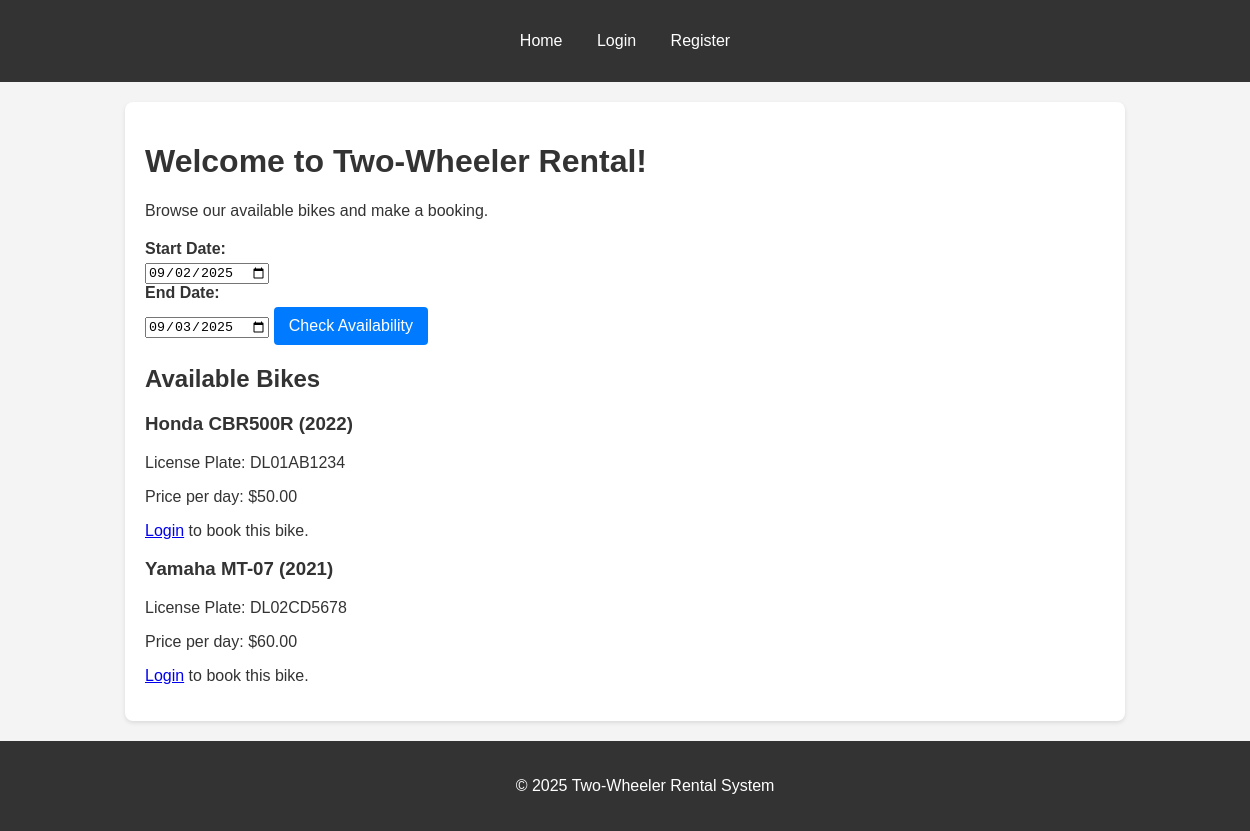
The page / on the database its author committed.
### tables this page shows
CREATE TABLE IF NOT EXISTS `bikes` (
    `id` INT AUTO_INCREMENT PRIMARY KEY,
    `make` VARCHAR(255) NOT NULL,
    `model` VARCHAR(255) NOT NULL,
    `year` INT,
    `license_plate` VARCHAR(50) UNIQUE NOT NULL,
    `rental_price_per_day` DECIMAL(10, 2) NOT NULL,
    `availability_status` ENUM('available', 'rented', 'maintenance') DEFAULT 'available',
    `image_url` VARCHAR(255) DEFAULT NULL,
    `created_at` TIMESTAMP DEFAULT CURRENT_TIMESTAMP
);

### index.php (the view, shortened to what this page needs)
<?php
require_once 'includes/header.php';
$bikes = [];
$start_date = isset($_GET['start_date']) ? $_GET['start_date'] : date('Y-m-d');
$end_date = isset($_GET['end_date']) ? $_GET['end_date'] : date('Y-m-d', strtotime('+1 day'));
if ($start_date >= $end_date) {
    $message = "End date must be after start date.";
} else {
    $sql = "SELECT * FROM bikes WHERE availability_status = 'available' AND id NOT IN (
                SELECT bike_id FROM bookings
                WHERE (start_date <= ? AND end_date >= ?)
                   OR (start_date <= ? AND end_date >= ?)
                   OR (start_date >= ? AND end_date <= ?)
            )";
    $stmt = $conn->prepare($sql);
    $stmt->bind_param("ssssss", $start_date, $start_date, $end_date, $end_date, $start_date, $end_date);
    $stmt->execute();
    $result = $stmt->get_result();
    while ($row = $result->fetch_assoc()) {
        $bikes[] = $row;
    }
}
?>
<h1>Welcome to Two-Wheeler Rental!</h1>
<p>Browse our available bikes and make a booking.</p>
<form action="index.php" method="GET">
    <label for="start_date">Start Date:</label>
    <input type="date" id="start_date" name="start_date" value="<?php echo $start_date; ?>" required>
    <label for="end_date">End Date:</label>
    <input type="date" id="end_date" name="end_date" value="<?php echo $end_date; ?>" required>
    <button type="submit">Check Availability</button>
</form>
<h2>Available Bikes</h2>
<div class="bike-list">
    <?php if (count($bikes) > 0): ?>
        <?php foreach ($bikes as $bike): ?>
            <div class="bike-card">
                <h3><?php echo htmlspecialchars($bike['make']) . ' ' . htmlspecialchars($bike['model']); ?> (<?php echo htmlspecialchars($bike['year']); ?>)</h3>
                <p>License Plate: <?php echo htmlspecialchars($bike['license_plate']); ?></p>
                <p>Price per day: $<?php echo htmlspecialchars($bike['rental_price_per_day']); ?></p>
                <?php if (isset($_SESSION['user_id'])): ?>
                    <form action="book.php" method="POST">
                        <input type="hidden" name="bike_id" value="<?php echo $bike['id']; ?>">
                        <input type="hidden" name="start_date" value="<?php echo $start_date; ?>">
                        <input type="hidden" name="end_date" value="<?php echo $end_date; ?>">
                        <button type="submit">Book Now</button>
                    </form>
                <?php else: ?>
                    <p><a href="login.php">Login</a> to book this bike.</p>
                <?php endif; ?>
            </div>
        <?php endforeach; ?>
    <?php else: ?>
        <p>No bikes available for the selected dates or all bikes are currently rented/under maintenance.</p>
    <?php endif; ?>
</div>
<?php
require_once 'includes/footer.php';
?>

### public/style.css (style rules this page uses)
body { font-family: Arial, sans-serif; margin: 0; padding: 0; background-color: #f4f4f4; color: #333; }
form { margin-top: 20px; }
form label { display: block; margin-bottom: 5px; font-weight: bold; }
form button { background-color: #007bff; color: white; padding: 10px 15px; border: none; border-radius: 4px; cursor: pointer; font-size: 16px; }

### rows shown on the page
bikes: make "Honda", model "CBR500R", year "2022", license_plate "DL01AB1234", rental_price_per_day "50.00"
bikes: make "Yamaha", model "MT-07", year "2021", license_plate "DL02CD5678", rental_price_per_day "60.00"
